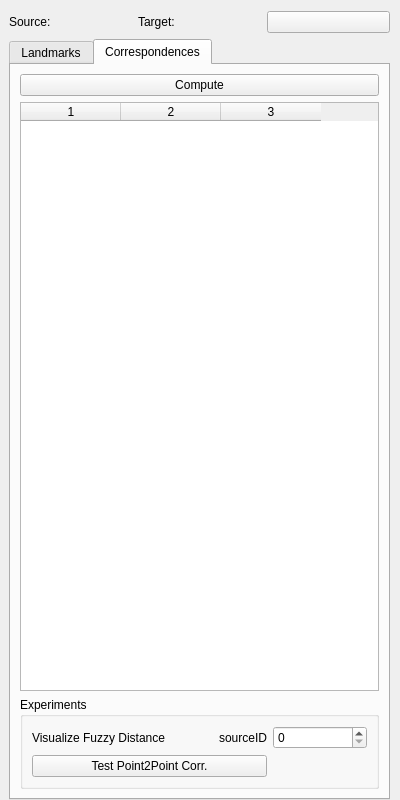
<?xml version="1.0" encoding="UTF-8"?>
<ui version="4.0">
 <class>LandmarksDialog</class>
 <widget class="QDialog" name="LandmarksDialog">
  <property name="windowModality">
   <enum>Qt::WindowModal</enum>
  </property>
  <property name="geometry">
   <rect>
    <x>0</x>
    <y>0</y>
    <width>400</width>
    <height>800</height>
   </rect>
  </property>
  <property name="minimumSize">
   <size>
    <width>400</width>
    <height>800</height>
   </size>
  </property>
  <property name="maximumSize">
   <size>
    <width>400</width>
    <height>800</height>
   </size>
  </property>
  <property name="windowTitle">
   <string>Dialog</string>
  </property>
  <property name="modal">
   <bool>true</bool>
  </property>
  <widget class="QTabWidget" name="tabWidget">
   <property name="geometry">
    <rect>
     <x>9</x>
     <y>39</y>
     <width>381</width>
     <height>761</height>
    </rect>
   </property>
   <property name="currentIndex">
    <number>1</number>
   </property>
   <widget class="QWidget" name="tab">
    <attribute name="title">
     <string>Landmarks</string>
    </attribute>
    <layout class="QGridLayout" name="gridLayout_4">
     <item row="2" column="1">
      <widget class="QListWidget" name="tList">
       <property name="selectionMode">
        <enum>QAbstractItemView::MultiSelection</enum>
       </property>
      </widget>
     </item>
     <item row="1" column="0">
      <widget class="QPushButton" name="sClearButton">
       <property name="text">
        <string>Clear Selections</string>
       </property>
       <property name="icon">
        <iconset resource="topo-blend.qrc">
         <normaloff>:/images/cross-red.png</normaloff>:/images/cross-red.png</iconset>
       </property>
      </widget>
     </item>
     <item row="3" column="1">
      <widget class="QPushButton" name="removeButton">
       <property name="text">
        <string>Remove</string>
       </property>
       <property name="icon">
        <iconset resource="topo-blend.qrc">
         <normaloff>:/images/uparrow.png</normaloff>:/images/uparrow.png</iconset>
       </property>
      </widget>
     </item>
     <item row="1" column="1">
      <widget class="QPushButton" name="tClearButton">
       <property name="text">
        <string>Clear Selections</string>
       </property>
       <property name="icon">
        <iconset resource="topo-blend.qrc">
         <normaloff>:/images/cross-red.png</normaloff>:/images/cross-red.png</iconset>
       </property>
      </widget>
     </item>
     <item row="4" column="0" colspan="2">
      <widget class="QTableWidget" name="landmarksTable">
       <property name="selectionMode">
        <enum>QAbstractItemView::ContiguousSelection</enum>
       </property>
       <property name="selectionBehavior">
        <enum>QAbstractItemView::SelectRows</enum>
       </property>
       <property name="horizontalScrollMode">
        <enum>QAbstractItemView::ScrollPerPixel</enum>
       </property>
       <property name="columnCount">
        <number>2</number>
       </property>
       <column/>
       <column/>
      </widget>
     </item>
     <item row="6" column="1">
      <widget class="QPushButton" name="saveButton">
       <property name="text">
        <string>Save</string>
       </property>
       <property name="icon">
        <iconset resource="topo-blend.qrc">
         <normaloff>:/images/saveGraph.png</normaloff>:/images/saveGraph.png</iconset>
       </property>
      </widget>
     </item>
     <item row="3" column="0">
      <widget class="QPushButton" name="addButton">
       <property name="text">
        <string>Add</string>
       </property>
       <property name="icon">
        <iconset resource="topo-blend.qrc">
         <normaloff>:/images/downarrow.png</normaloff>:/images/downarrow.png</iconset>
       </property>
      </widget>
     </item>
     <item row="6" column="0">
      <widget class="QPushButton" name="loadButton">
       <property name="text">
        <string>Load</string>
       </property>
       <property name="icon">
        <iconset resource="topo-blend.qrc">
         <normaloff>:/images/openGraph.png</normaloff>:/images/openGraph.png</iconset>
       </property>
      </widget>
     </item>
     <item row="2" column="0">
      <widget class="QListWidget" name="sList">
       <property name="selectionMode">
        <enum>QAbstractItemView::MultiSelection</enum>
       </property>
      </widget>
     </item>
     <item row="5" column="0">
      <widget class="QLabel" name="label_3">
       <property name="text">
        <string>File I/O</string>
       </property>
      </widget>
     </item>
    </layout>
   </widget>
   <widget class="QWidget" name="tab_2">
    <attribute name="title">
     <string>Correspondences</string>
    </attribute>
    <layout class="QGridLayout" name="gridLayout_5">
     <item row="2" column="0" colspan="2">
      <widget class="QTableWidget" name="corrTable">
       <property name="selectionMode">
        <enum>QAbstractItemView::ContiguousSelection</enum>
       </property>
       <property name="selectionBehavior">
        <enum>QAbstractItemView::SelectRows</enum>
       </property>
       <property name="verticalScrollMode">
        <enum>QAbstractItemView::ScrollPerItem</enum>
       </property>
       <property name="horizontalScrollMode">
        <enum>QAbstractItemView::ScrollPerPixel</enum>
       </property>
       <property name="columnCount">
        <number>3</number>
       </property>
       <column/>
       <column/>
       <column/>
      </widget>
     </item>
     <item row="3" column="0" colspan="2">
      <widget class="QGroupBox" name="groupBox">
       <property name="title">
        <string>Experiments</string>
       </property>
       <layout class="QGridLayout" name="gridLayout_2">
        <item row="0" column="1">
         <widget class="QLabel" name="label_5">
          <property name="text">
           <string>sourceID</string>
          </property>
          <property name="alignment">
           <set>Qt::AlignRight|Qt::AlignTrailing|Qt::AlignVCenter</set>
          </property>
         </widget>
        </item>
        <item row="0" column="0">
         <widget class="QLabel" name="label_6">
          <property name="text">
           <string>Visualize Fuzzy Distance</string>
          </property>
         </widget>
        </item>
        <item row="0" column="2">
         <widget class="QSpinBox" name="sourceID">
          <property name="maximum">
           <number>20</number>
          </property>
         </widget>
        </item>
        <item row="1" column="0" colspan="2">
         <widget class="QPushButton" name="p2pButton">
          <property name="text">
           <string>Test Point2Point Corr.</string>
          </property>
         </widget>
        </item>
       </layout>
      </widget>
     </item>
     <item row="0" column="0" colspan="2">
      <widget class="QPushButton" name="runButton">
       <property name="styleSheet">
        <string notr="true">font: 75 8pt &quot;MS Shell Dlg 2&quot;;</string>
       </property>
       <property name="text">
        <string>Compute</string>
       </property>
      </widget>
     </item>
    </layout>
   </widget>
  </widget>
  <widget class="QWidget" name="">
   <property name="geometry">
    <rect>
     <x>9</x>
     <y>9</y>
     <width>381</width>
     <height>26</height>
    </rect>
   </property>
   <layout class="QHBoxLayout" name="horizontalLayout">
    <item>
     <widget class="QLabel" name="sName">
      <property name="text">
       <string>Source: </string>
      </property>
     </widget>
    </item>
    <item>
     <widget class="QLabel" name="tName">
      <property name="text">
       <string>Target:</string>
      </property>
     </widget>
    </item>
    <item>
     <widget class="QPushButton" name="reloadButton">
      <property name="text">
       <string/>
      </property>
      <property name="icon">
       <iconset resource="topo-blend.qrc">
        <normaloff>:/images/update.png</normaloff>:/images/update.png</iconset>
      </property>
     </widget>
    </item>
   </layout>
  </widget>
 </widget>
 <resources>
  <include location="topo-blend.qrc"/>
 </resources>
 <connections/>
</ui>
